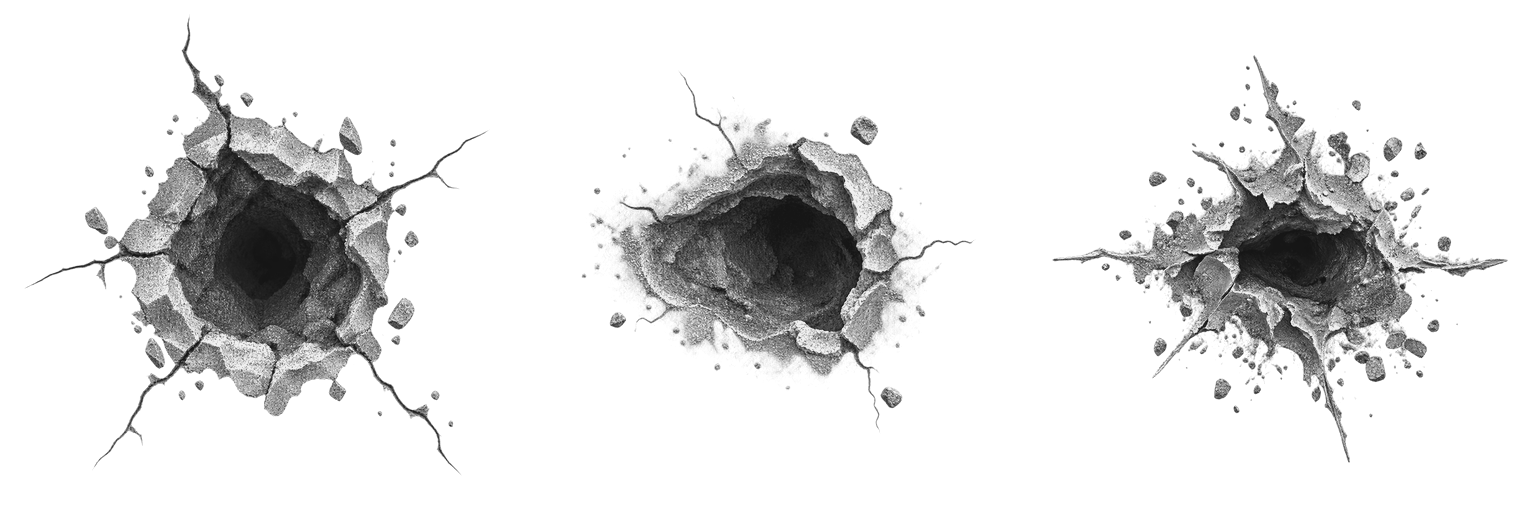
#> input picture Taierzhuang1938/Texture/Texture_BulletImpactPbrAtlasBase.webp, 1536 x 512 px
$ python -i Script_BakeBulletImpactPbr.py   (imports and definitions only)
#> lines starting #> are read from the running program, lines starting #| are printed output that depends on the picture
"""Bake three imagegen bullet-impact sources into a runtime PBR decal atlas.

Atlas columns are rifle A, rifle B, and the machine-gun-only variant. The base
map keeps authored alpha and neutral fracture values so Script_Vfx can tint the
same physical mark for brick, earth, wood, metal, and sandbag surfaces.
"""

import argparse
from pathlib import Path

import numpy as np
from PIL import Image, ImageFilter


HERE = Path(__file__).resolve().parent
PROJECT = HERE.parent
REPO_SOURCE_DIR = HERE / "Source" / "Texture_BulletImpactPbr"
LOCAL_SOURCE_DIR = Path.home() / "Documents" / "Program" / "Taierzhuang1938SourceAssets" / "Vfx" / "BulletImpactPbr"
CELL_SIZE = 512
SOURCE_NAMES = (
    "Texture_BulletImpactRifleA_Source.png",
    "Texture_BulletImpactRifleB_Source.png",
    "Texture_BulletImpactMachineGun_Source.png",
)
OUTPUTS = {
    "base": PROJECT / "Texture" / "Texture_BulletImpactPbrAtlasBase.webp",
    "normal": PROJECT / "Texture" / "Texture_BulletImpactPbrAtlasNormal.webp",
    "orm": PROJECT / "Texture" / "Texture_BulletImpactPbrAtlasOrm.webp",
}


def normalized_luminance(rgb: np.ndarray, alpha: np.ndarray) -> np.ndarray:
    luminance = rgb[..., 0] * 0.2126 + rgb[..., 1] * 0.7152 + rgb[..., 2] * 0.0722
    visible = luminance[alpha > 0.08]
    if visible.size == 0:
        raise ValueError("source has no visible bullet-impact pixels")
    low, high = np.percentile(visible, (1.5, 98.5))
    return np.clip((luminance - low) / max(high - low, 1e-5), 0.0, 1.0)


def bake_cell(source: Path) -> tuple[Image.Image, Image.Image, Image.Image]:
    image = Image.open(source).convert("RGBA")
#> image is the input picture: PIL image 1536x512 RGBA; mean R, G, B, A 101.3, 101.3, 101.3, 50.8
    alpha_extrema = image.getchannel("A").getextrema()
#> alpha_extrema = (0, 255)
    if alpha_extrema[0] != 0 or alpha_extrema[1] != 255:
        raise ValueError(f"{source.name}: expected genuine 0..255 alpha, got {alpha_extrema}")
    image = image.resize((CELL_SIZE, CELL_SIZE), Image.Resampling.LANCZOS)
#> image: PIL image 512x512 RGBA
    rgba = np.asarray(image, dtype=np.float32) / 255.0
    # imagegen leaves alpha=1/255 compression residue in otherwise transparent
    # scanlines. Remove only that invisible residue, then remap the real edge
    # coverage so the fracture dust still antialiases cleanly.
    alpha = np.clip((rgba[..., 3] - 12.0 / 255.0) / (1.0 - 12.0 / 255.0), 0.0, 1.0)
    luminance = normalized_luminance(rgba[..., :3], alpha)
#> in normalized_luminance, `luminance = rgb[..., 0] * 0.2126 + rgb[..., 1] * 0.7152 + rgb[..., 2] ..`:
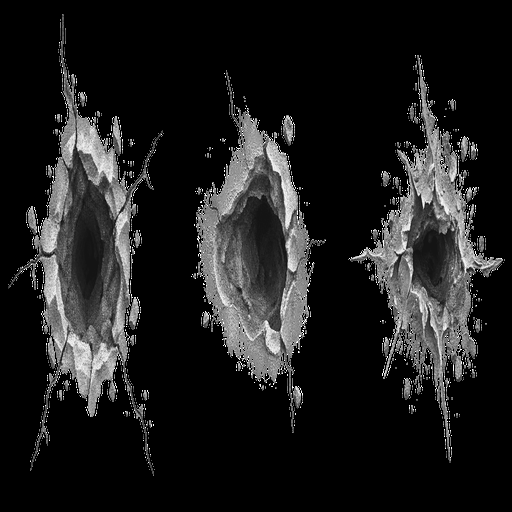
#> luminance: shape (512, 512) float32; min 0, max 1, mean 0.117
#> in normalized_luminance, `low, high = np.percentile(visible, (1.5, 98.5))`: low = 0.0824; high = 0.89

    # A neutral albedo lets the runtime palette supply the receiving material's
    # colour while retaining the imagegen cavity/rim/debris microstructure.
    neutral = 0.08 + luminance * 0.86
    base_rgb = np.repeat(neutral[..., None], 3, axis=2)
    # Hidden RGB from the generated PNG can contain encoder scanline residue.
    # Canonicalise it so bilinear filtering at transparent edges cannot pull in
    # arbitrary bright or dark bands.
    base_rgb[alpha < 0.005] = (0.5, 0.5, 0.5)
    base_rgba = np.dstack((base_rgb, alpha))

    # Reconstruct a shallow height field from authored fracture luminance. The
    # transparent exterior returns to the undamaged plane (0.5); bright chips
    # rise and the dark cavity recedes. A small blur removes quantisation noise
    # without erasing the hairline cracks.
    height = 0.5 * (1.0 - alpha) + (0.08 + luminance * 0.88) * alpha
    height_image = Image.fromarray(np.uint8(np.clip(height * 255.0, 0, 255)), "L")
    height = np.asarray(height_image.filter(ImageFilter.GaussianBlur(0.65)), dtype=np.float32) / 255.0
    gradient_y, gradient_x = np.gradient(height)
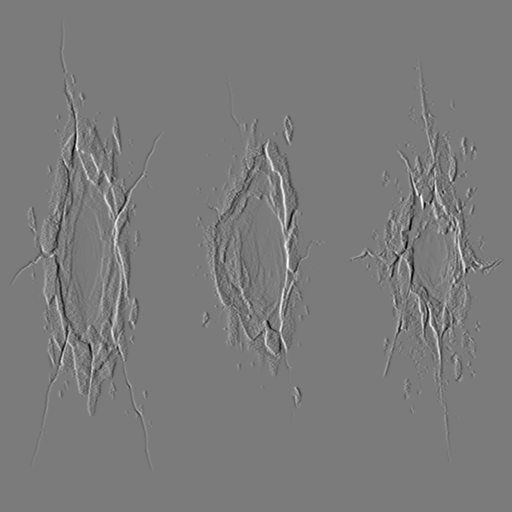
#> gradient_x: shape (512, 512) float32; min -0.324, max 0.345, mean 7.11e-12; drawn with min black and max white
    normal = np.dstack((-gradient_x * 15.0, gradient_y * 15.0, np.ones_like(height)))
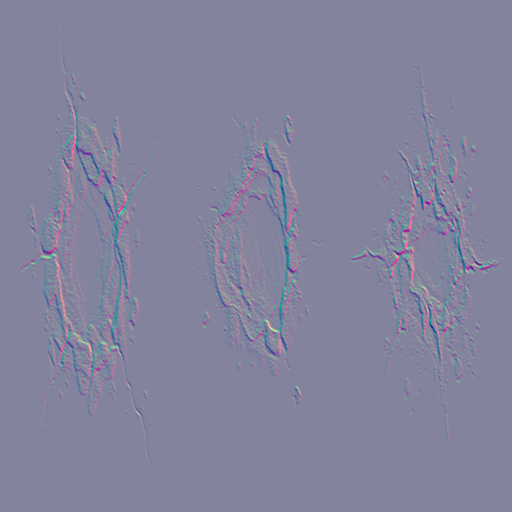
#> normal: shape (512, 512, 3) float32; mean of channels 0, 1, 2 -4.47e-11, 3.62e-08, 1; drawn with min black and max white
    normal /= np.maximum(np.linalg.norm(normal, axis=2, keepdims=True), 1e-5)
    normal_rgb = normal * 0.5 + 0.5
    normal_rgb[alpha < 0.005] = (0.5, 0.5, 1.0)
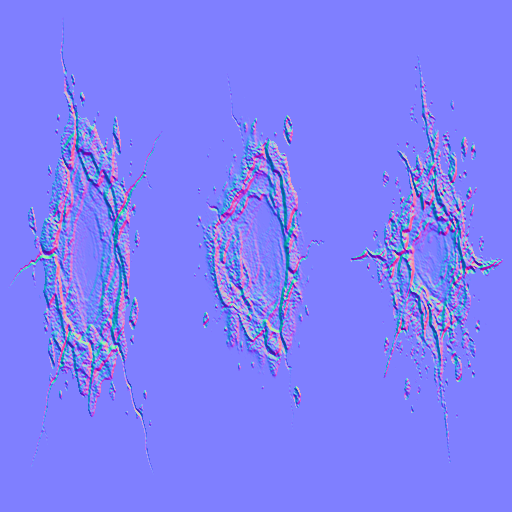
#> normal_rgb: shape (512, 512, 3) float32; mean of channels 0, 1, 2 0.501, 0.502, 0.978; drawn as R, G, B

    # ORM: occlusion follows cavity depth, all fracture material stays rough,
    # and impacts are dielectric. Outside values are harmless but canonical.
    ao = np.clip(0.28 + height * 0.78, 0.22, 1.0)
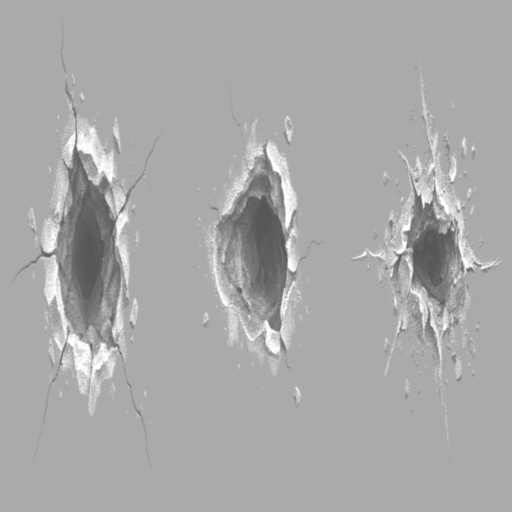
#> ao: shape (512, 512) float32; min 0.344, max 1, mean 0.664
    roughness = np.clip(0.72 + (1.0 - luminance) * 0.25, 0.72, 0.97)
    metallic = np.zeros_like(height)
    ao[alpha < 0.005] = 1.0
    roughness[alpha < 0.005] = 1.0
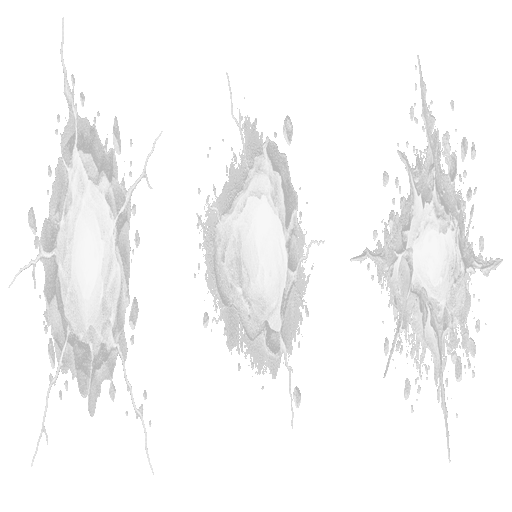
#> roughness: shape (512, 512) float32; min 0.72, max 1, mean 0.967
    orm_rgb = np.dstack((ao, roughness, metallic))
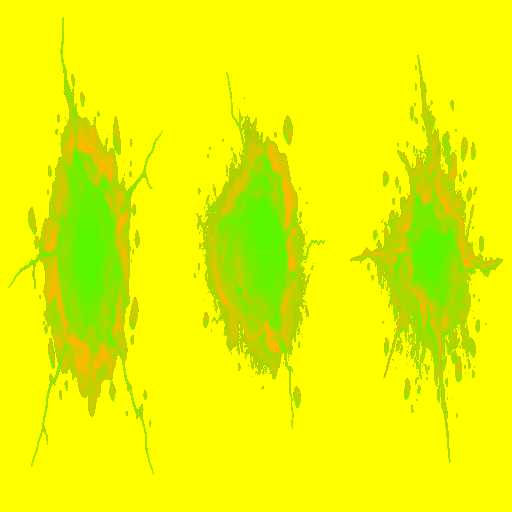
#> orm_rgb: shape (512, 512, 3) float32; mean of channels 0, 1, 2 0.92, 0.967, 0; drawn as R, G, B

    def rgb_image(array: np.ndarray) -> Image.Image:
        return Image.fromarray(np.uint8(np.clip(array * 255.0 + 0.5, 0, 255)), "RGB")

    base = Image.fromarray(np.uint8(np.clip(base_rgba * 255.0 + 0.5, 0, 255)), "RGBA")
    return base, rgb_image(normal_rgb), rgb_image(orm_rgb)


def main() -> None:
    parser = argparse.ArgumentParser(description=__doc__)
    parser.add_argument("--source-dir", type=Path, default=None,
                        help="directory containing the three imagegen RGBA sources")
    args = parser.parse_args()
    source_dir = args.source_dir or (REPO_SOURCE_DIR if REPO_SOURCE_DIR.is_dir() else LOCAL_SOURCE_DIR)
    sources = tuple(source_dir / name for name in SOURCE_NAMES)
    missing = [source for source in sources if not source.is_file()]
    if missing:
        raise FileNotFoundError("missing imagegen source(s): " + ", ".join(map(str, missing)))

    cells = [bake_cell(source) for source in sources]
    atlases = {
        "base": Image.new("RGBA", (CELL_SIZE * len(cells), CELL_SIZE), (0, 0, 0, 0)),
        "normal": Image.new("RGB", (CELL_SIZE * len(cells), CELL_SIZE), (128, 128, 255)),
        "orm": Image.new("RGB", (CELL_SIZE * len(cells), CELL_SIZE), (255, 255, 0)),
    }
    for column, (base, normal, orm) in enumerate(cells):
        x = column * CELL_SIZE
        atlases["base"].paste(base, (x, 0))
        atlases["normal"].paste(normal, (x, 0))
        atlases["orm"].paste(orm, (x, 0))

    for key, output in OUTPUTS.items():
        output.parent.mkdir(parents=True, exist_ok=True)
        atlases[key].save(output, "WEBP", lossless=True, method=6)
        with Image.open(output) as check:
            if check.size != (CELL_SIZE * 3, CELL_SIZE):
                raise ValueError(f"{output.name}: unexpected size {check.size}")
        print(f"{output.relative_to(PROJECT)} {output.stat().st_size} bytes")


# [2 lines not run here, left out]

>>> result = bake_cell('../Texture/Texture_BulletImpactPbrAtlasBase.webp')
